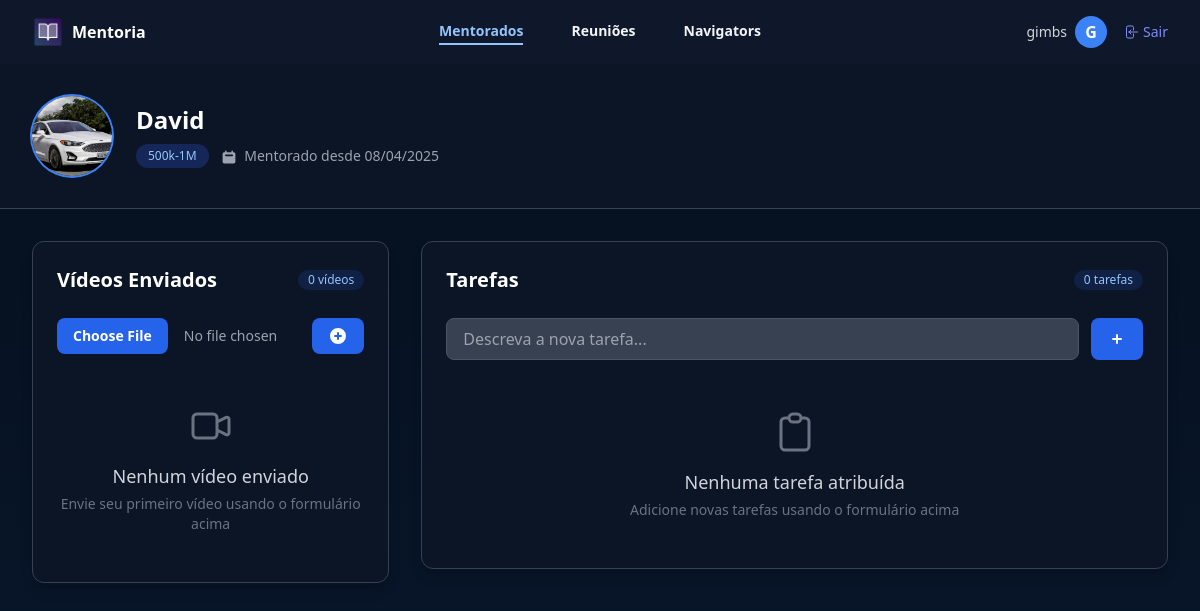
Screenshot of /mentorados/tarefas/4/ (signed in) with the database file from the repository.
### mentorados/models.py (models this page shows, shortened)
class Mentorados(models.Model):
    estagios = [
        ('E1', '10k-50k'),
        ('E2', '50k-100k'),
        ('E3', '100k-200k'),
        ('E4', '200k-500k'),
        ('E5', '500k-1M'),
    ]
    nome = models.CharField(max_length=255)
    email = models.EmailField(max_length=255)
    telefone = models.CharField(max_length=255, null=True, blank=True)
    estagio = models.CharField(max_length=3, choices=estagios)
    foto = models.ImageField(upload_to='fotos', null=True, blank=True)
    navigator = models.ForeignKey(Navigators, null=True, blank=True, on_delete=models.CASCADE)
    user = models.ForeignKey(User, on_delete=models.CASCADE)
    criado_em = models.DateTimeField(auto_now_add=True)
    token = models.CharField(max_length=16)
    def __str__(self):
        return self.nome

### mentorados/views.py (the view, shortened to what this page needs)
# urls.py: path('tarefas/<int:id>/', views.tarefas, name='tarefas'),
@login_required
def tarefas(request, id):
    mentorado = Mentorados.objects.get(id=id)
    if mentorado.user != request.user:
        raise Http404()
    if request.method == 'GET':
        tarefas = Tarefas.objects.filter(mentorado=mentorado)
        videos = Upload.objects.filter(mentorado=mentorado)
        return render(request, 'tarefas.html', {'mentorado': mentorado, 'tarefas': tarefas, 'videos': videos})

### mentorados/templates/tarefas.html (shortened to what this page needs)
{% extends "base.html" %}
{% load static %}
{% block 'body' %}
<header class="bg-slate-900 shadow-sm">
  <nav class="flex items-center justify-between p-4 lg:px-8" aria-label="Global">
    <div class="flex lg:flex-1">
      <a href="{% url 'home' %}" class="-m-1.5 p-1.5 flex items-center">
        <img class="h-8 w-auto mr-2" src="{% static 'logo.png' %}" alt="">
        <span class="text-white font-bold">Mentoria</span>
      </a>
    </div>
    <div class="hidden lg:flex lg:gap-x-12">
      <a href="{% url 'mentorados'%}" class="text-sm/6 font-semibold text-blue-300 border-b-2 border-blue-300">Mentorados</a>
      <a href="{% url 'reunioes'%}" class="text-sm/6 font-semibold text-gray-100 hover:text-blue-300 transition-colors">Reuniões</a>
      <a href="{% url 'navigators'%}" class="text-sm/6 font-semibold text-gray-100 hover:text-blue-300 transition-colors">Navigators</a>
    </div>
    {% if request.user.is_authenticated %}
    <div class="hidden lg:flex lg:flex-1 lg:justify-end">
      <div class="flex items-center">
        <span class="text-sm text-gray-300 mr-2">{{ request.user.username }}</span>
        <div class="w-8 h-8 rounded-full bg-blue-500 flex items-center justify-center text-white font-bold">
          {{ request.user.username|first|upper }}
        </div>
        <a href="{% url 'logout' %}" class="text-sm text-indigo-400 hover:text-indigo-300 flex items-center gap-1 ml-4">
          <svg class="size-4" fill="none" viewBox="0 0 24 24" stroke-width="1.5" stroke="currentColor">
            <path stroke-linecap="round" stroke-linejoin="round" d="M15.75 9V5.25A2.25 2.25 0 0013.5 3h-6a2.25 2.25 0 00-2.25 2.25v13.5A2.25 2.25 0 007.5 21h6a2.25 2.25 0 002.25-2.25V15M12 9l-3 3m0 0l3 3m-3-3h12.75" />
          </svg>
          Sair
        </a>
      </div>
    </div>
    {% endif %}
  </nav>
</header>
<main class="bg-gradient-to-b from-[#05101d] to-[#0a1a33] min-h-screen">
  <div class="bg-[#0b1526] border-b border-gray-700">
    <div class="max-w-7xl mx-auto px-4 sm:px-6 lg:px-8 py-8">
      <div class="flex flex-col sm:flex-row items-start sm:items-center gap-6">
        <div class="flex-shrink-0">
          {% if mentorado.foto %}
          <img class="h-20 w-20 rounded-full object-cover ring-2 ring-blue-500" src="{{mentorado.foto.url}}" alt="{{mentorado}}">
          {% else %}
          <div class="h-20 w-20 rounded-full bg-blue-600 flex items-center justify-center text-white text-2xl font-bold ring-2 ring-blue-400">
            {{ mentorado.nome|first|upper }}
          </div>
          {% endif %}
        </div>
        <div>
          <h1 class="text-2xl font-bold text-white">{{ mentorado }}</h1>
          <div class="mt-2 flex flex-wrap items-center gap-3">
            <span class="inline-flex items-center px-3 py-1 rounded-full text-xs font-medium bg-blue-900/50 text-blue-300">
              {{ mentorado.get_estagio_display }}
            </span>
            <span class="text-sm text-gray-400">
              <svg xmlns="http://www.w3.org/2000/svg" class="h-4 w-4 inline mr-1" viewBox="0 0 20 20" fill="currentColor">
                <path fill-rule="evenodd" d="M6 2a1 1 0 00-1 1v1H4a2 2 0 00-2 2v10a2 2 0 002 2h12a2 2 0 002-2V6a2 2 0 00-2-2h-1V3a1 1 0 10-2 0v1H7V3a1 1 0 00-1-1zm0 5a1 1 0 000 2h8a1 1 0 100-2H6z" clip-rule="evenodd" />
              </svg>
              Mentorado desde {{ mentorado.criado_em|date:"d/m/Y" }}
            </span>
          </div>
        </div>
      </div>
    </div>
  </div>
  <div class="max-w-7xl mx-auto px-4 sm:px-6 lg:px-8 py-8">
    <div class="grid grid-cols-1 lg:grid-cols-3 gap-8">
      <div class="lg:col-span-1">
        <div class="bg-[#0b1526] rounded-xl shadow-lg border border-gray-700 p-6">
          <div class="flex items-center justify-between mb-6">
            <h2 class="text-xl font-bold text-white">Vídeos Enviados</h2>
            <span class="bg-blue-900/30 text-blue-300 text-xs font-medium px-2.5 py-0.5 rounded-full">
              {{ videos.count }} vídeo{{ videos.count|pluralize }}
            </span>
          </div>
          <form action="{% url 'upload' mentorado.id %}" method="POST" enctype='multipart/form-data' class="mb-6">
            <div class="flex gap-3">
              <div class="flex-1">
                <input type="file" name="video" id="video-upload" required
                       class="block w-full text-sm text-gray-400 file:mr-4 file:py-2 file:px-4 file:rounded-lg file:border-0 file:text-sm file:font-semibold file:bg-blue-600 file:text-white hover:file:bg-blue-700">
              </div>
              <button type="submit"
                      class="bg-blue-600 hover:bg-blue-700 text-white font-medium py-2 px-4 rounded-lg transition-colors flex items-center justify-center">
                <svg xmlns="http://www.w3.org/2000/svg" class="h-5 w-5" viewBox="0 0 20 20" fill="currentColor">
                  <path fill-rule="evenodd" d="M10 18a8 8 0 100-16 8 8 0 000 16zm1-11a1 1 0 10-2 0v2H7a1 1 0 100 2h2v2a1 1 0 102 0v-2h2a1 1 0 100-2h-2V7z" clip-rule="evenodd" />
                </svg>
              </button>
            </div>
          </form>
          {% if videos %}
          <div class="space-y-3">
            {% for video in videos %}
            <div class="flex items-center justify-between p-3 bg-gray-800/50 rounded-lg border border-gray-700 hover:bg-gray-700/30 transition-colors">
              <div class="flex items-center gap-3">
                <svg xmlns="http://www.w3.org/2000/svg" viewBox="0 0 24 24" fill="currentColor" class="h-5 w-5 text-blue-400 flex-shrink-0">
                  <path d="M4.5 4.5a3 3 0 0 0-3 3v9a3 3 0 0 0 3 3h8.25a3 3 0 0 0 3-3v-9a3 3 0 0 0-3-3H4.5ZM19.94 18.75l-2.69-2.69V7.94l2.69-2.69c.944-.945 2.56-.276 2.56 1.06v11.38c0 1.336-1.616 2.005-2.56 1.06Z" />
                </svg>
                <div>
                  <a href="{{video.video.url}}" class="text-sm font-medium text-blue-400 hover:text-blue-300" target="_blank">
                    Vídeo {{ forloop.counter }}
                  </a>
                  <p class="text-xs text-gray-400 mt-1">
                    Enviado em {{video.data_upload|date:"d/m/Y H:i"}}
                  </p>
                </div>
              </div>
              <button onclick="confirmarExclusao({{video.id}})" class="text-red-400 hover:text-red-300 transition-colors">
                <svg xmlns="http://www.w3.org/2000/svg" fill="none" viewBox="0 0 24 24" stroke-width="1.5" stroke="currentColor" class="w-5 h-5">
                  <path stroke-linecap="round" stroke-linejoin="round" d="m14.74 9-.346 9m-4.788 0L9.26 9m9.968-3.21c.342.052.682.107 1.022.166m-1.022-.165L18.16 19.673a2.25 2.25 0 0 1-2.244 2.077H8.084a2.25 2.25 0 0 1-2.244-2.077L4.772 5.79m14.456 0a48.108 48.108 0 0 0-3.478-.397m-12 .562c.34-.059.68-.114 1.022-.165m0 0a48.11 48.11 0 0 1 3.478-.397m7.5 0v-.916c0-1.18-.91-2.164-2.09-2.201a51.964 51.964 0 0 0-3.32 0c-1.18.037-2.09 1.022-2.09 2.201v.916m7.5 0a48.667 48.667 0 0 0-7.5 0" />
                </svg>
              </button>
            </div>
            {% endfor %}
          </div>
          {% else %}
          <div class="text-center py-6">
            <h3 class="text-lg font-medium text-gray-300">Nenhum vídeo enviado</h3>
            <p class="mt-1 text-sm text-gray-500">Envie seu primeiro vídeo usando o formulário acima</p>
          </div>
          {% endif %}
        </div>
      </div>
      <div class="lg:col-span-2">
        <div class="bg-[#0b1526] rounded-xl shadow-lg border border-gray-700 p-6">
          <div class="flex items-center justify-between mb-6">
            <h2 class="text-xl font-bold text-white">Tarefas</h2>
            <span class="bg-blue-900/30 text-blue-300 text-xs font-medium px-2.5 py-0.5 rounded-full">
              {{ tarefas.count }} tarefa{{ tarefas.count|pluralize }}
            </span>
          </div>
          <form action="{% url 'tarefas' mentorado.id %}" method="POST" class="mb-6">
            <div class="flex gap-3">
              <div class="flex-1">
                <input type="text" name="tarefa" required
                       class="block w-full bg-gray-700 border border-gray-600 rounded-lg px-4 py-2 text-white placeholder-gray-400 focus:ring-2 focus:ring-blue-500 focus:border-blue-500"
                       placeholder="Descreva a nova tarefa...">
              </div>
              <button type="submit"
                      class="bg-blue-600 hover:bg-blue-700 text-white font-medium py-2 px-4 rounded-lg transition-colors flex items-center justify-center">
                <svg xmlns="http://www.w3.org/2000/svg" class="h-5 w-5" viewBox="0 0 20 20" fill="currentColor">
                  <path fill-rule="evenodd" d="M10 5a1 1 0 011 1v3h3a1 1 0 110 2h-3v3a1 1 0 11-2 0v-3H6a1 1 0 110-2h3V6a1 1 0 011-1z" clip-rule="evenodd" />
                </svg>
              </button>
            </div>
          </form>
          {% if tarefas %}
          <div class="space-y-3">
            {% for tarefa in tarefas %}
            <div class="flex items-center p-3 bg-gray-800/50 rounded-lg border border-gray-700 hover:bg-gray-700/30 transition-colors">
              <input id="tarefa-{{tarefa.id}}"
                     type="checkbox"
                     class="w-4 h-4 text-blue-600 rounded bg-gray-700 border-gray-600 focus:ring-blue-500 focus:ring-2"
                     {% if tarefa.realizada %} checked {% endif %}>
              <label for="tarefa-{{tarefa.id}}" class="ms-3 flex-1">
                <span class="block text-sm font-medium text-white {% if tarefa.realizada %}line-through text-gray-400{% endif %}">
                  {{tarefa.tarefa}}
                </span>
                {% if tarefa.realizada %}
                <span class="block text-xs text-gray-500 mt-1">
                  Concluída em {{tarefa.data_conclusao|date:"d/m/Y H:i"|default:"-"}}
                </span>
                {% endif %}
              </label>
            </div>
            {% endfor %}
          </div>
          {% else %}
          <div class="text-center py-6">
            <h3 class="text-lg font-medium text-gray-300">Nenhuma tarefa atribuída</h3>
            <p class="mt-1 text-sm text-gray-500">Adicione novas tarefas usando o formulário acima</p>
          </div>
          {% endif %}
        </div>
      </div>
    </div>
  </div>
</main>
{% endblock %}

### rows the page displays
Mentorados: foto (picture), nome "David", estagio "500k-1M", criado_em "08/04/2025"

### other values shown
{{ request.user.username }} "gimbs"
{{ request.user.username|first|upper }} "G"
{{ videos.count }} "0"
{{ tarefas.count }} "0"
